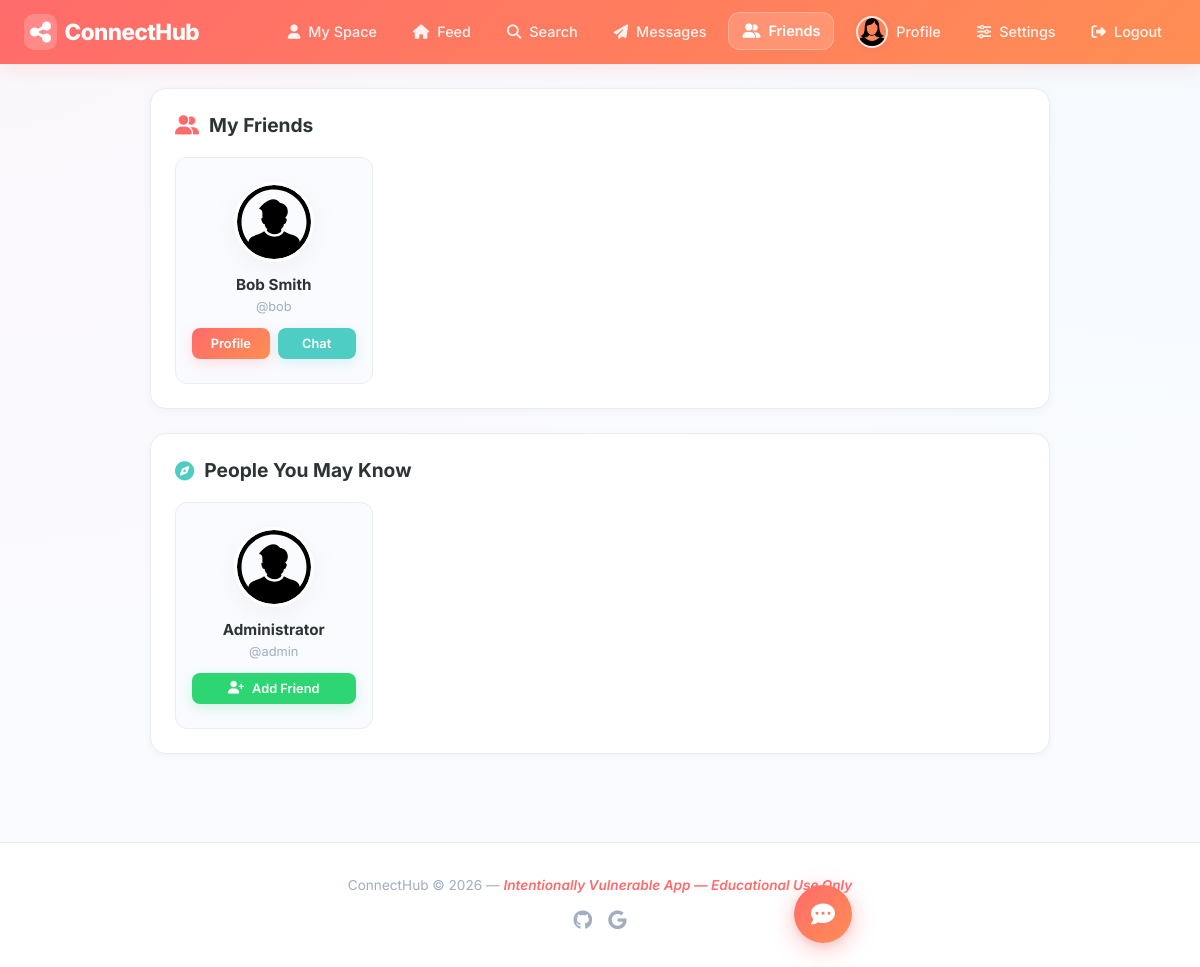
The page /app/friends.php (signed in) on the database its author committed.
### tables this page shows
CREATE TABLE users (
    id INT AUTO_INCREMENT PRIMARY KEY,
    username VARCHAR(50) UNIQUE NOT NULL,
    email VARCHAR(100) UNIQUE NOT NULL,
    password VARCHAR(255) NOT NULL,
    full_name VARCHAR(100),
    gender ENUM('male','female') DEFAULT 'male',
    bio TEXT,
    avatar VARCHAR(255) DEFAULT 'default-male.svg',
     
    session_token VARCHAR(64),
    oauth_provider VARCHAR(20),
    oauth_id VARCHAR(100),
     
    oauth_scope VARCHAR(255) DEFAULT 'read',
    is_admin TINYINT(1) DEFAULT 0,
    is_banned TINYINT(1) DEFAULT 0,
    ban_reason VARCHAR(255),
    banned_at TIMESTAMP NULL,
    created_at TIMESTAMP DEFAULT CURRENT_TIMESTAMP
);

### app/friends.php (the view, shortened to what this page needs)
<?php
require_once 'includes/db.php';
$me = $_SESSION['user_id'];
$friends = $conn->query("
    SELECT u.id, u.username, u.full_name, u.avatar
    FROM friend_requests fr
    JOIN users u ON u.id = CASE WHEN fr.sender_id=$me THEN fr.receiver_id ELSE fr.sender_id END
    WHERE (fr.sender_id=$me OR fr.receiver_id=$me) AND fr.status='accepted'
");
$suggested = $conn->query("
    SELECT u.id, u.username, u.full_name, u.avatar
    FROM users u
    WHERE u.id != $me
    AND u.id NOT IN (
        SELECT CASE WHEN sender_id=$me THEN receiver_id ELSE sender_id END
        FROM friend_requests
        WHERE sender_id=$me OR receiver_id=$me
    )
    LIMIT 6
");
?>
<?php require_once 'includes/header.php'; ?>
<div class="friends-page animate-fade-in">
    <div class="card">
        <h3><i class="fas fa-user-group" style="color: var(--primary);"></i> My Friends</h3>
        <div class="friends-grid">
            <?php while ($f = $friends->fetch_assoc()): ?>
            <div class="friend-card">
                <img src="/uploads/<?= htmlspecialchars($f['avatar']) ?>" class="avatar-md">
                <strong><?= htmlspecialchars($f['full_name']) ?></strong>
                <span class="text-muted">@<?= htmlspecialchars($f['username']) ?></span>
                <div class="friend-actions">
                    <a href="profile.php?id=<?= $f['id'] ?>" class="btn btn-sm btn-primary">Profile</a>
                    <a href="messages.php?to=<?= $f['id'] ?>" class="btn btn-sm btn-secondary">Chat</a>
                </div>
            </div>
            <?php endwhile; ?>
        </div>
    </div>
    <div class="card">
        <h3><i class="fas fa-compass" style="color: var(--accent);"></i> People You May Know</h3>
        <div class="friends-grid">
            <?php while ($s = $suggested->fetch_assoc()): ?>
            <div class="friend-card">
                <img src="/uploads/<?= htmlspecialchars($s['avatar']) ?>" class="avatar-md">
                <strong><?= htmlspecialchars($s['full_name']) ?></strong>
                <span class="text-muted">@<?= htmlspecialchars($s['username']) ?></span>
                <a href="profile.php?id=<?= $s['id'] ?>" class="btn btn-sm btn-success" style="width: 100%;"><i class="fas fa-user-plus"></i> Add Friend</a>
            </div>
            <?php endwhile; ?>
        </div>
    </div>
</div>
<?php require_once 'includes/footer.php'; ?>

### app/includes/header.php (shortened to what this page needs)
<?php
$current_page = basename($_SERVER['SCRIPT_NAME']);
function is_active($page, $current_page) {
    return $current_page === $page ? 'active' : '';
}
$is_admin_session = !empty($_SESSION['is_admin']);
$home_url = isset($_SESSION['user_id']) ? ($is_admin_session ? '/admin.php' : '/user.php') : '/index.php';
$header_user = null;
if (isset($_SESSION['user_id'])) {
    $header_uid = (int)$_SESSION['user_id'];
    $header_res = $conn->query("SELECT avatar, full_name, username FROM users WHERE id = $header_uid");
    if ($header_res && $header_res->num_rows > 0) {
        $header_user = $header_res->fetch_assoc();
    }
}
?>
<!DOCTYPE html>
<html lang="en">
<head>
    <link rel="stylesheet" href="/css/style.css?v=1.1">
    <link rel="stylesheet" href="https://cdnjs.cloudflare.com/ajax/libs/font-awesome/6.4.0/css/all.min.css">
</head>
<body>
<nav class="navbar">
    <div class="nav-brand">
        <a href="<?= $home_url ?>"><i class="fas fa-share-nodes"></i> ConnectHub</a>
    </div>
    <div class="nav-links" id="navLinks">
        <?php if (isset($_SESSION['user_id'])): ?>
            <?php if ($is_admin_session): ?>
                <a href="/admin.php" class="<?= is_active('admin.php', $current_page) ?>"><i class="fas fa-gauge-high"></i> Admin</a>
                <a href="/admin.php#posts"><i class="fas fa-list-check"></i> Posts</a>
                <a href="/admin.php#users"><i class="fas fa-users-gear"></i> Users</a>
                <a href="/admin.php#security"><i class="fas fa-shield-halved"></i> Security</a>
            <?php else: ?>
                <a href="/user.php" class="<?= is_active('user.php', $current_page) ?>"><i class="fas fa-user"></i> My Space</a>
                <a href="/index.php" class="<?= is_active('index.php', $current_page) ?>"><i class="fas fa-house"></i> Feed</a>
                <a href="/search.php" class="<?= is_active('search.php', $current_page) ?>"><i class="fas fa-magnifying-glass"></i> Search</a>
                <a href="/messages.php" class="<?= is_active('messages.php', $current_page) ?>"><i class="fas fa-paper-plane"></i> Messages</a>
                <a href="/friends.php" class="<?= is_active('friends.php', $current_page) ?>"><i class="fas fa-user-group"></i> Friends</a>
                <a href="/profile.php?id=<?= (int)$_SESSION['user_id'] ?>" class="<?= is_active('profile.php', $current_page) ?>">
                    <?php if ($header_user && $header_user['avatar']): ?>
                        <img src="/uploads/<?= htmlspecialchars($header_user['avatar']) ?>" class="avatar-xs" style="margin: -5px 0; border-color: rgba(255,255,255,0.8);">
                    <?php else: ?>
                        <i class="fas fa-user"></i>
                    <?php endif; ?>
                    Profile
                </a>
                <a href="/settings.php" class="<?= is_active('settings.php', $current_page) ?>"><i class="fas fa-sliders"></i> Settings</a>
            <?php endif; ?>
            <a href="/logout.php"><i class="fas fa-right-from-bracket"></i> Logout</a>
        <?php else: ?>
            <a href="/login.php" class="<?= is_active('login.php', $current_page) ?>"><i class="fas fa-right-to-bracket"></i> Login</a>
            <a href="/register.php" class="<?= is_active('register.php', $current_page) ?>"><i class="fas fa-user-plus"></i> Register</a>
        <?php endif; ?>
    </div>
</nav>
<div class="container">

### app/includes/footer.php (shortened to what this page needs)
</div>
<footer>
    <p>ConnectHub &copy; <?= date('Y') ?> — <em>Intentionally Vulnerable App — Educational Use Only</em></p>
    <div style="margin-top: 10px; font-size: 1.2rem; display: flex; justify-content: center; gap: 16px;">
        <a href="https://github.com" target="_blank" style="color: var(--muted);"><i class="fab fa-github"></i></a>
        <a href="https://google.com" target="_blank" style="color: var(--muted);"><i class="fab fa-google"></i></a>
    </div>
</footer>
<?php if (empty($_SESSION['is_admin'])) require_once __DIR__ . '/messenger_popup.php'; ?>
</body>
</html>

### app/includes/messenger_popup.php (shortened to what this page needs)
<?php if (isset($_SESSION['user_id'])): ?>
<div id="messenger-container">
    <button id="messenger-toggle" onclick="MessengerApp.togglePanel()" aria-label="Open Messenger" title="Messages">
        <i class="fas fa-comment-dots"></i>
    </button>
</div>
<?php endif; ?>

### rows shown on the page
users: avatar (placeholder picture)
users: avatar (placeholder picture), full_name "Bob Smith", username "bob"
users: avatar (placeholder picture), full_name "Administrator", username "admin", $s['id'] 1 (drawn)
